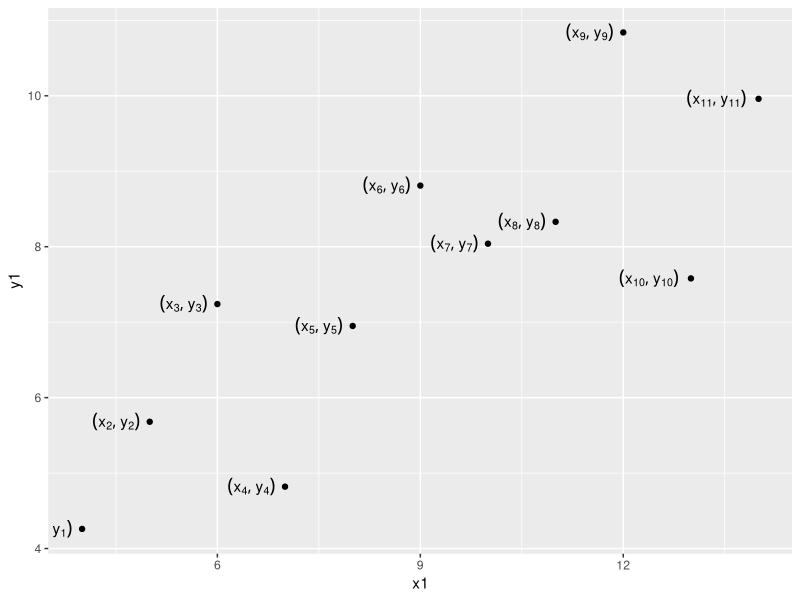
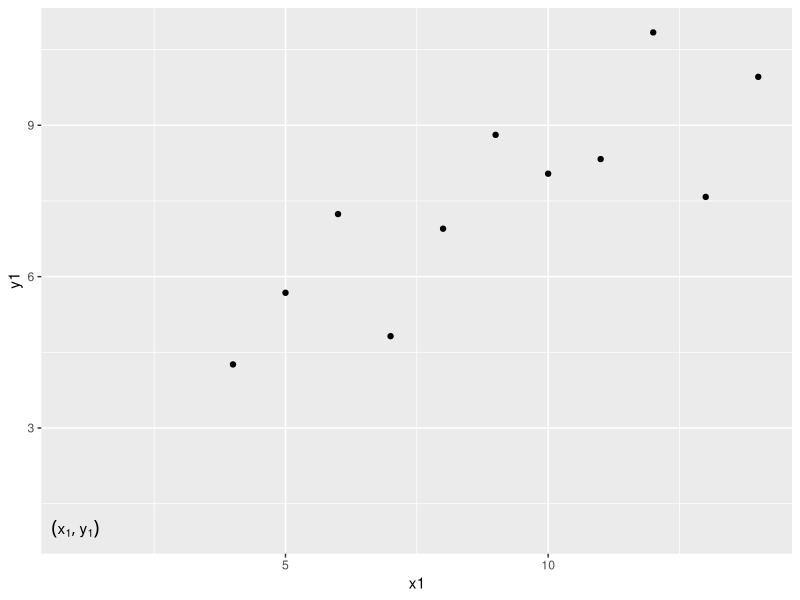
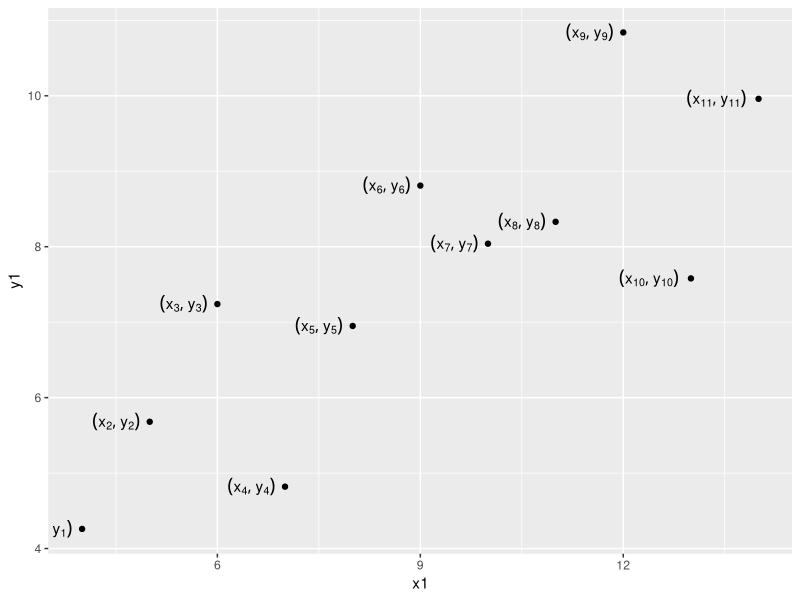

Generate these figures, in order, with R:
## ---- chunk 1
knitr::opts_chunk$set(echo = TRUE)
## ---- chunk 2
# you won't use the scales argument, but ggplot will later
compute_group_row_number <- function(data,
                                     scales){
  data %>%
    arrange(x, y) %>% 
# add an additional column called label
# the geom we inherit from requires the label aesthetic
    mutate(id = row_number(),
           label = paste0("(list(x[", id, "], ",
                          "y[", id, "]))"))
  
  # "(list(x[1],y[1]))"
}

StatRownumber <- ggplot2::ggproto(
  `_class` = "StatRownumber",
  `_inherit` = ggplot2::Stat,
  required_aes = c("x", "y"),
  compute_group = compute_group_row_number
  )

geom_coords_notation <- function(
  mapping = NULL,
  data = NULL,
  position = "identity",
  na.rm = FALSE,
  show.legend = NA,
  inherit.aes = TRUE, ...) {
  ggplot2::layer(
    stat = StatRownumber,  # proto object from Step 2
    geom = ggplot2::GeomText,  # inherit other behavior
    data = data,
    mapping = mapping,
    position = position,
    show.legend = show.legend,
    inherit.aes = inherit.aes, 
    params = list(na.rm = na.rm,  ...)
  )
}



library(tidyverse)
ggplot(data = anscombe) + 
  aes(x = x1, y = y1) + 
  geom_point() + 
  geom_coords_notation(hjust = 1.2, check_overlap = T, parse = TRUE)




## ---- chunk 3
geom_coords_notation <- function(
mapping = NULL,
data = NULL,
position = "identity",
na.rm = FALSE,
show.legend = NA,
inherit.aes = TRUE, ...) {
ggplot2::layer(
stat = StatRownumber,  # proto object from Step 2
geom = ggplot2::GeomText,  # inherit other behavior
data = data,
mapping = mapping,
position = position,
show.legend = show.legend,
inherit.aes = inherit.aes,
params = list(na.rm = na.rm, ...)
)
}
library(tidyverse)
ggplot(data = anscombe) +
aes(x = x1, y = y1) +
geom_point() +
# geom_coords_notation(hjust = 1.2, check_overlap = T, parse = TRUE) +
annotate(geom = "text", x = 1, y = 1, label = "(list(x[1],y[1]))", parse = TRUE)
ggplot(data = anscombe) +
aes(x = x1, y = y1) +
geom_point() +
geom_coords_notation(hjust = 1.2, check_overlap = T, parse = TRUE) 

#+
#annotate(geom = "text", x = 1, y = 1, label = "(list(x[1],y[1]))", parse = TRUE)
#ggplot(data = anscombe) +
#aes(x = x1, y = y1) +
#geom_point() +
#geom_coords_notation(hjust = 1.2, check_overlap = T)
#mapping = NULL,
#library(tidyverse)
#ggplot(data = anscombe) +
#aes(x = x1, y = y1) +
#geom_point() +
#geom_coords_notation(hjust = 1.2, check_overlap = T)
